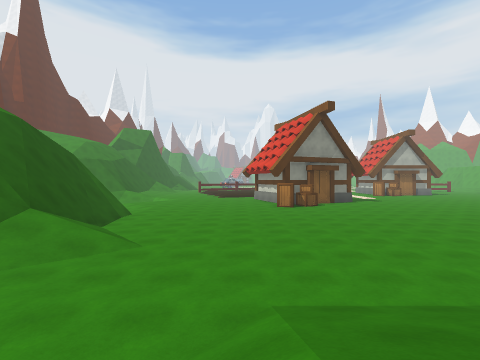
view 1 (above)

20 first-person views from a walk through a Unity game level. The camera is 1.2 m above the floor, looks level and sees 90° across. The floor is counted in squares, 2 m on a side. Each view is taken from the middle of a square. On the plan, view 1 faces up. The plan holds only what a view shows up to about 9 squares ahead; the rest is blank. The place goes on beyond the plan. The player character is not drawn.

view 2
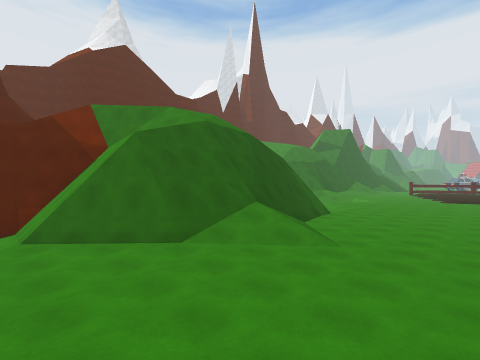

view 3
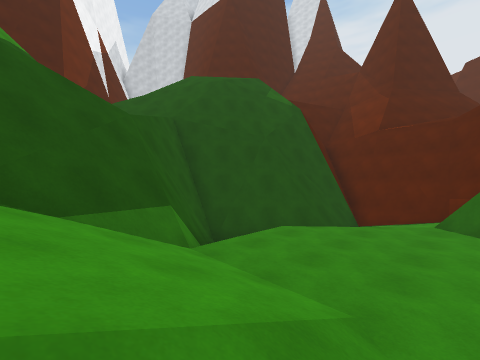

view 4
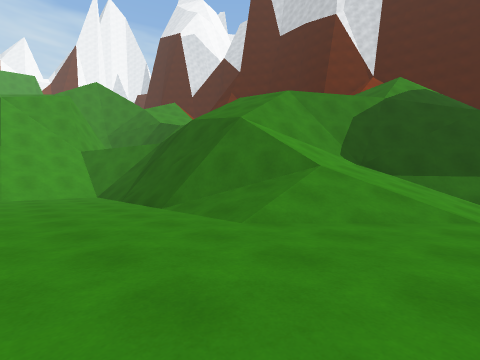

view 5
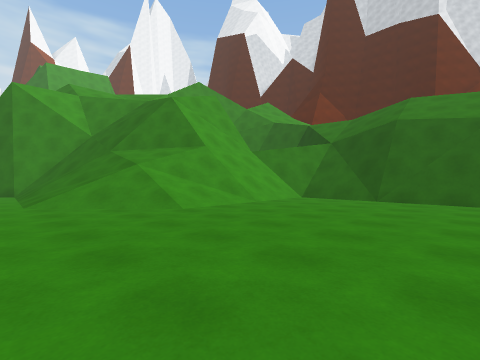

view 6
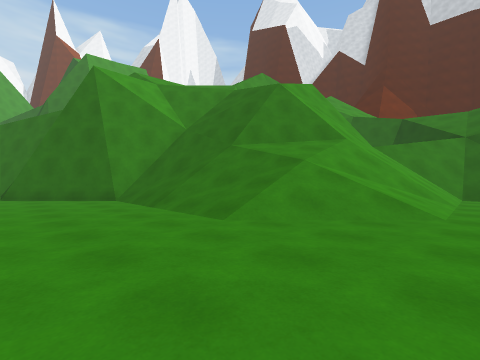

view 7
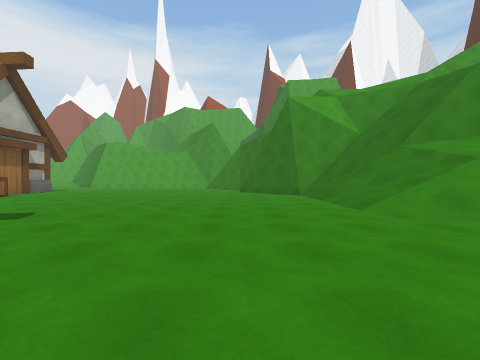

view 8
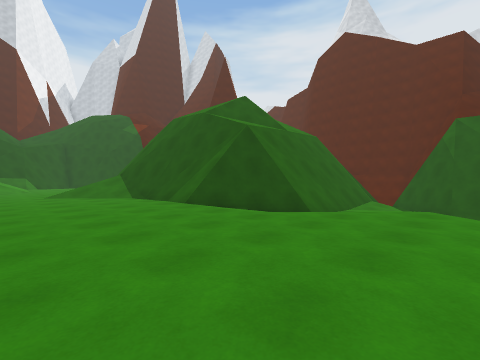

view 9
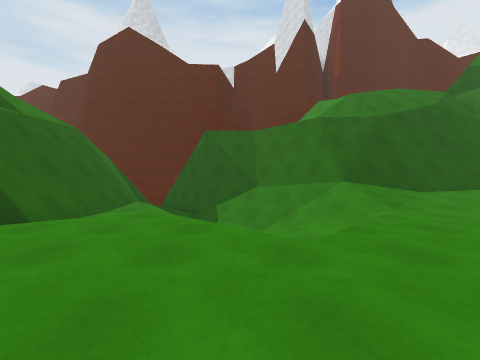

view 10
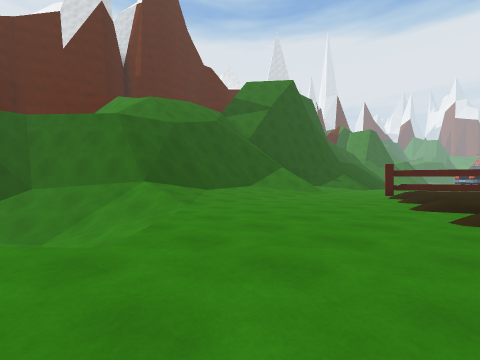

view 11
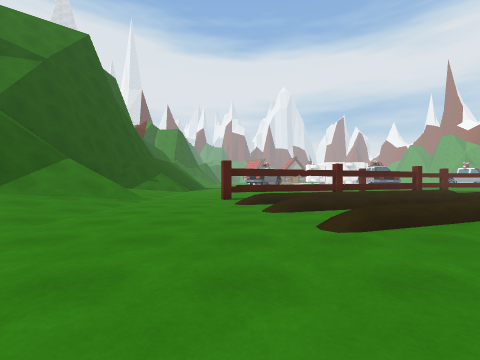

view 12
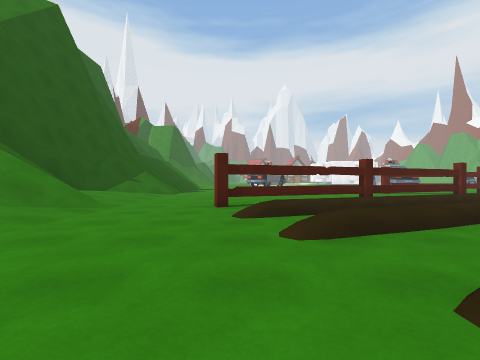

view 13
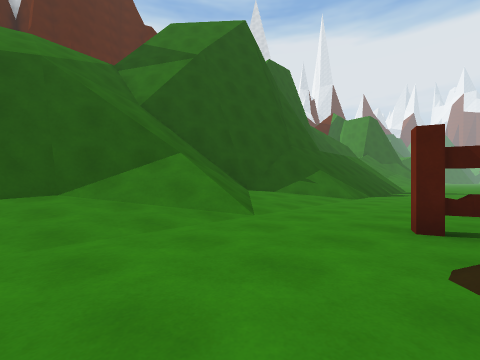

view 14
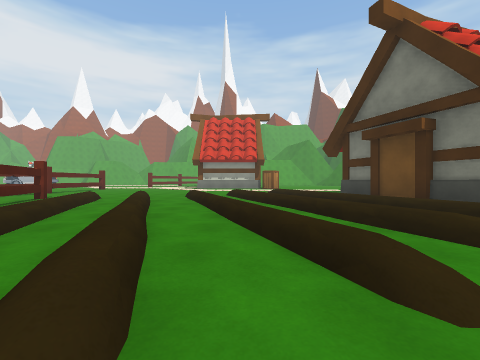

view 15
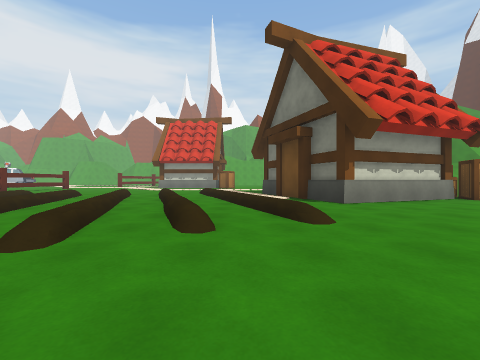

view 16
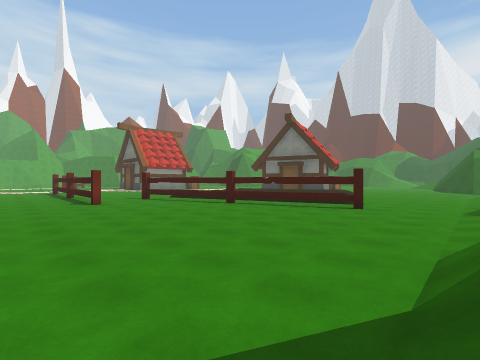

view 17
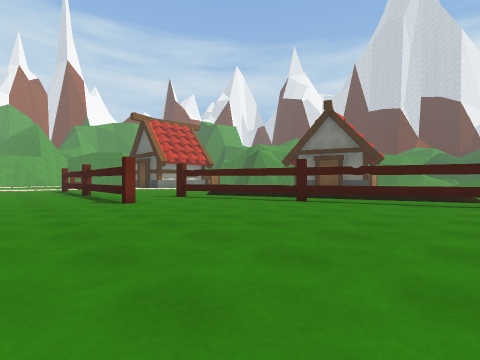

view 18
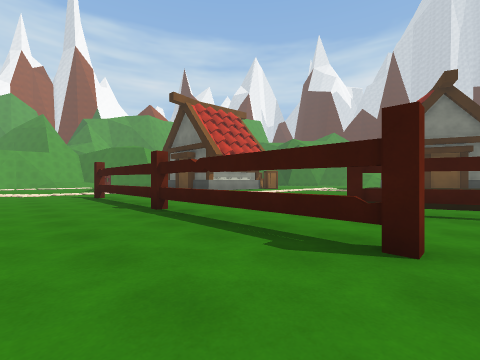

view 19
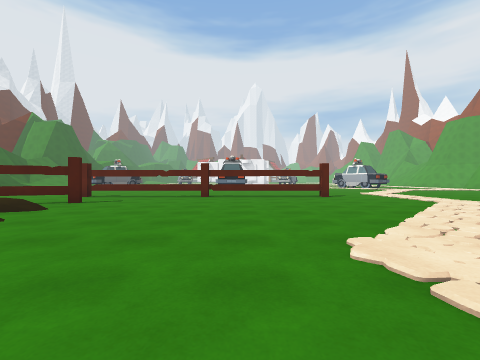

view 20
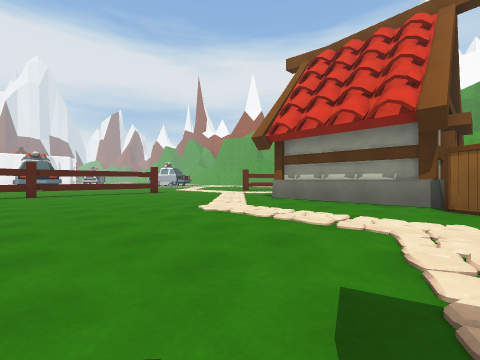

### Floor plan
Key: @ floor where view 1 was taken; # wall or solid block; . main floor; : floor 0.25 m higher than the main floor; + floor 0.5 m higher than the main floor; / step, stairs or slope; = window, fence, low wall or low ledge; ^ raised ledge; v drop or lower ground; T thing the floor can be seen under or through.
Columns run from 12 left of view 1 to 15 right of it. Each row starts with its distance up from view 1.
 34      /....................
 33      /....................
 32     //.........====#===#..
 31    #//......................
 30   ##=/......................
 29   ##/........T==...........
 28  ##//......=TT=/..........
 27 ##///...===#T://..........
 26 #/////.....+.../.........#
 25 //v#//..//..::../........#
 24 /v##//....:....//........#
 23 /v##/.......+.../:.......#
 22  v##:....//...+.. .......##
 21  v##:......:/...: ......###
 20  v##/.......//:          ..
 19  v##//.....:/   ##      ...
 18 v##////........###     ....
 17 ##//// /......##      .....
 16 #///   /......#      ......
 15 #//   /.......##    .......
 14 #/    ...... ..#   ........
 13  //   /.....  ##  .........
 12  #####//.....    ...........
 11     ###/.....     ..........
 10       ##.....  ............#
  9        #............./////##
  8        #............/////=##
  7        #/...........////####
  6        #//..........///##
  5        #///.........//=v^^^
  4        #//..........///##
  3        #/...........//##
  2       ##....//=//#//###
  1    ####....//==//##/=
  0    #//....//@/##=####
 -1    #/ /...////##
 -2    ### ///===##
 -3     ###  #####
 -4       ####

Where each view was taken, in squares from view 1:
view 1: 0 up, 0 right, facing up
view 2: 0 up, 0 right, facing up-left
view 3: 1 up, 0 right, facing down-left
view 4: 5 up, 2 left, facing down-right
view 5: 10 up, 3 right, facing down-right
view 6: 12 up, 7 right, facing down-right
view 7: 12 up, 5 right, facing right
view 8: 15 up, 1 left, facing down-left
view 9: 16 up, 2 left, facing left
view 10: 16 up, 2 left, facing up-left
view 11: 19 up, 4 left, facing up
view 12: 21 up, 4 left, facing up
view 13: 23 up, 4 left, facing up-left
view 14: 23 up, 4 left, facing right
view 15: 20 up, 5 left, facing right
view 16: 34 up, 7 left, facing down-right
view 17: 34 up, 4 left, facing down-right
view 18: 34 up, 2 right, facing down-right
view 19: 23 up, 8 right, facing up
view 20: 21 up, 6 right, facing up-right
